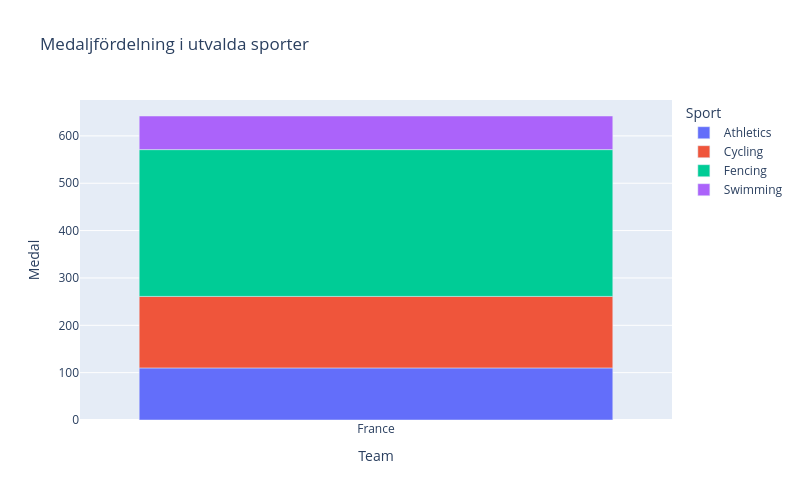

The notebook cell this image was saved under:
### Code cell
df_medals = df_sports[df_sports["Medal"].notna()]

medals_by_country = df_medals.groupby(["Sport", "Team"])["Medal"].count().reset_index()


px.bar(medals_by_country,x="Team", y="Medal", color="Sport",title="Medaljfördelning i utvalda sporter", width=800, height=500)

### Figure 1 — Plotly figure (JSON) as saved in the notebook; plotly's stock layout.template omitted (floating-point values rounded to 4 significant figures)
{"data": [{"hovertemplate": "Sport=Athletics<br>Team=%{x}<br>Medal=%{y}<extra></extra>", "legendgroup": "Athletics", "marker": {"color": "#636efa", "pattern": {"shape": ""}}, "name": "Athletics", "orientation": "v", "showlegend": true, "textposition": "auto", "x": ["France"], "xaxis": "x", "y": [110], "yaxis": "y", "type": "bar"}, {"hovertemplate": "Sport=Cycling<br>Team=%{x}<br>Medal=%{y}<extra></extra>", "legendgroup": "Cycling", "marker": {"color": "#EF553B", "pattern": {"shape": ""}}, "name": "Cycling", "orientation": "v", "showlegend": true, "textposition": "auto", "x": ["France"], "xaxis": "x", "y": [151], "yaxis": "y", "type": "bar"}, {"hovertemplate": "Sport=Fencing<br>Team=%{x}<br>Medal=%{y}<extra></extra>", "legendgroup": "Fencing", "marker": {"color": "#00cc96", "pattern": {"shape": ""}}, "name": "Fencing", "orientation": "v", "showlegend": true, "textposition": "auto", "x": ["France"], "xaxis": "x", "y": [310], "yaxis": "y", "type": "bar"}, {"hovertemplate": "Sport=Swimming<br>Team=%{x}<br>Medal=%{y}<extra></extra>", "legendgroup": "Swimming", "marker": {"color": "#ab63fa", "pattern": {"shape": ""}}, "name": "Swimming", "orientation": "v", "showlegend": true, "textposition": "auto", "x": ["France"], "xaxis": "x", "y": [71], "yaxis": "y", "type": "bar"}], "layout": {"xaxis": {"anchor": "y", "domain": [0.0, 1.0], "title": {"text": "Team"}}, "yaxis": {"anchor": "x", "domain": [0.0, 1.0], "title": {"text": "Medal"}}, "legend": {"title": {"text": "Sport"}, "tracegroupgap": 0}, "title": {"text": "Medaljfördelning i utvalda sporter"}, "barmode": "relative", "height": 500, "width": 800}}
